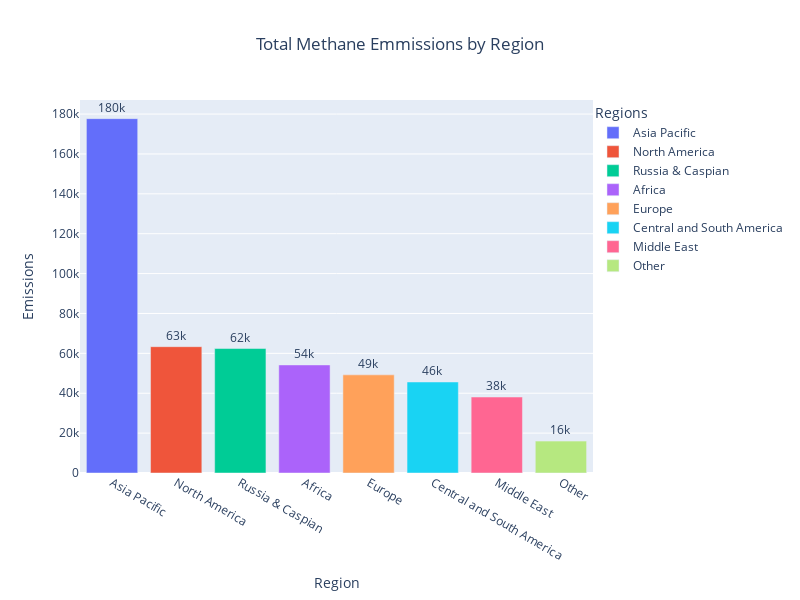

Notebook source saved alongside this figure:
### Code cell
fig = px.bar(emission, y='Emissions', x='Region', text_auto='.2s',
            title="Total Methane Emmissions by Region",color='Region')
fig.update_traces(textfont_size=12, textangle=0, textposition="outside", cliponaxis=False)
fig.update_layout(legend=dict(title='Regions', orientation='v', yanchor='top', y=1, xanchor='left', x=1))
# Resize the figure
fig.update_layout(height=600, width=800)
# Center the title
fig.update_layout(title_x=0.5)
fig.show()

### Figure 1 — Plotly figure (JSON) as saved in the notebook; plotly's stock layout.template omitted (floating-point values rounded to 4 significant figures)
{"data": [{"alignmentgroup": "True", "cliponaxis": false, "hovertemplate": "Region=%{x}<br>Emissions=%{y}<extra></extra>", "legendgroup": "Asia Pacific", "marker": {"color": "#636efa", "pattern": {"shape": ""}}, "name": "Asia Pacific", "offsetgroup": "Asia Pacific", "orientation": "v", "showlegend": true, "textangle": 0, "textfont": {"size": 12}, "textposition": "outside", "texttemplate": "%{y:.2s}", "type": "bar", "x": ["Asia Pacific"], "xaxis": "x", "y": [177700.0], "yaxis": "y"}, {"alignmentgroup": "True", "cliponaxis": false, "hovertemplate": "Region=%{x}<br>Emissions=%{y}<extra></extra>", "legendgroup": "North America", "marker": {"color": "#EF553B", "pattern": {"shape": ""}}, "name": "North America", "offsetgroup": "North America", "orientation": "v", "showlegend": true, "textangle": 0, "textfont": {"size": 12}, "textposition": "outside", "texttemplate": "%{y:.2s}", "type": "bar", "x": ["North America"], "xaxis": "x", "y": [63350.0], "yaxis": "y"}, {"alignmentgroup": "True", "cliponaxis": false, "hovertemplate": "Region=%{x}<br>Emissions=%{y}<extra></extra>", "legendgroup": "Russia & Caspian", "marker": {"color": "#00cc96", "pattern": {"shape": ""}}, "name": "Russia & Caspian", "offsetgroup": "Russia & Caspian", "orientation": "v", "showlegend": true, "textangle": 0, "textfont": {"size": 12}, "textposition": "outside", "texttemplate": "%{y:.2s}", "type": "bar", "x": ["Russia & Caspian"], "xaxis": "x", "y": [62420.0], "yaxis": "y"}, {"alignmentgroup": "True", "cliponaxis": false, "hovertemplate": "Region=%{x}<br>Emissions=%{y}<extra></extra>", "legendgroup": "Africa", "marker": {"color": "#ab63fa", "pattern": {"shape": ""}}, "name": "Africa", "offsetgroup": "Africa", "orientation": "v", "showlegend": true, "textangle": 0, "textfont": {"size": 12}, "textposition": "outside", "texttemplate": "%{y:.2s}", "type": "bar", "x": ["Africa"], "xaxis": "x", "y": [54200.0], "yaxis": "y"}, {"alignmentgroup": "True", "cliponaxis": false, "hovertemplate": "Region=%{x}<br>Emissions=%{y}<extra></extra>", "legendgroup": "Europe", "marker": {"color": "#FFA15A", "pattern": {"shape": ""}}, "name": "Europe", "offsetgroup": "Europe", "orientation": "v", "showlegend": true, "textangle": 0, "textfont": {"size": 12}, "textposition": "outside", "texttemplate": "%{y:.2s}", "type": "bar", "x": ["Europe"], "xaxis": "x", "y": [49210.0], "yaxis": "y"}, {"alignmentgroup": "True", "cliponaxis": false, "hovertemplate": "Region=%{x}<br>Emissions=%{y}<extra></extra>", "legendgroup": "Central and South America", "marker": {"color": "#19d3f3", "pattern": {"shape": ""}}, "name": "Central and South America", "offsetgroup": "Central and South America", "orientation": "v", "showlegend": true, "textangle": 0, "textfont": {"size": 12}, "textposition": "outside", "texttemplate": "%{y:.2s}", "type": "bar", "x": ["Central and South America"], "xaxis": "x", "y": [45640.0], "yaxis": "y"}, {"alignmentgroup": "True", "cliponaxis": false, "hovertemplate": "Region=%{x}<br>Emissions=%{y}<extra></extra>", "legendgroup": "Middle East", "marker": {"color": "#FF6692", "pattern": {"shape": ""}}, "name": "Middle East", "offsetgroup": "Middle East", "orientation": "v", "showlegend": true, "textangle": 0, "textfont": {"size": 12}, "textposition": "outside", "texttemplate": "%{y:.2s}", "type": "bar", "x": ["Middle East"], "xaxis": "x", "y": [38100.0], "yaxis": "y"}, {"alignmentgroup": "True", "cliponaxis": false, "hovertemplate": "Region=%{x}<br>Emissions=%{y}<extra></extra>", "legendgroup": "Other", "marker": {"color": "#B6E880", "pattern": {"shape": ""}}, "name": "Other", "offsetgroup": "Other", "orientation": "v", "showlegend": true, "textangle": 0, "textfont": {"size": 12}, "textposition": "outside", "texttemplate": "%{y:.2s}", "type": "bar", "x": ["Other"], "xaxis": "x", "y": [16000.0], "yaxis": "y"}], "layout": {"barmode": "relative", "height": 600, "legend": {"orientation": "v", "title": {"text": "Regions"}, "tracegroupgap": 0, "x": 1, "xanchor": "left", "y": 1, "yanchor": "top"}, "title": {"text": "Total Methane Emmissions by Region", "x": 0.5}, "width": 800, "xaxis": {"anchor": "y", "categoryarray": ["Asia Pacific", "North America", "Russia & Caspian", "Africa", "Europe", "Central and South America", "Middle East", "Other"], "categoryorder": "array", "domain": [0, 1], "title": {"text": "Region"}}, "yaxis": {"anchor": "x", "domain": [0, 1], "title": {"text": "Emissions"}}}}
